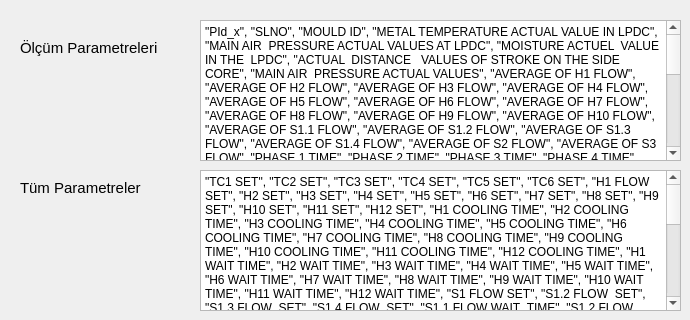
   <widget class="QWidget" name="tab_parameters">
    <attribute name="title">
     <string>Parametreler</string>
    </attribute>
    <widget class="QLabel" name="olcum_param_label">
     <property name="geometry">
      <rect>
       <x>20</x>
       <y>40</y>
       <width>141</width>
       <height>16</height>
      </rect>
     </property>
     <property name="font">
      <font>
       <pointsize>11</pointsize>
      </font>
     </property>
     <property name="text">
      <string>Ölçüm Parametreleri</string>
     </property>
    </widget>
    <widget class="QLabel" name="tum_param_label">
     <property name="geometry">
      <rect>
       <x>20</x>
       <y>180</y>
       <width>141</width>
       <height>16</height>
      </rect>
     </property>
     <property name="font">
      <font>
       <pointsize>11</pointsize>
      </font>
     </property>
     <property name="text">
      <string>Tüm Parametreler</string>
     </property>
    </widget>
    <widget class="QPlainTextEdit" name="tum_param_text">
     <property name="geometry">
      <rect>
       <x>200</x>
       <y>170</y>
       <width>481</width>
       <height>141</height>
      </rect>
     </property>
     <property name="plainText">
      <string>&quot;TC1 SET&quot;, &quot;TC2 SET&quot;, &quot;TC3 SET&quot;, &quot;TC4 SET&quot;, &quot;TC5 SET&quot;, &quot;TC6 SET&quot;, &quot;H1 FLOW SET&quot;, &quot;H2 SET&quot;, &quot;H3 SET&quot;, &quot;H4 SET&quot;, &quot;H5 SET&quot;, &quot;H6 SET&quot;, &quot;H7 SET&quot;, &quot;H8 SET&quot;, &quot;H9 SET&quot;, &quot;H10 SET&quot;, &quot;H11 SET&quot;, &quot;H12 SET&quot;, &quot;H1 COOLING TIME&quot;, &quot;H2 COOLING TIME&quot;, &quot;H3 COOLING TIME&quot;, &quot;H4 COOLING TIME&quot;, &quot;H5 COOLING TIME&quot;, &quot;H6 COOLING TIME&quot;, &quot;H7 COOLING TIME&quot;, &quot;H8 COOLING TIME&quot;, &quot;H9 COOLING TIME&quot;, &quot;H10 COOLING TIME&quot;, &quot;H11 COOLING TIME&quot;, &quot;H12 COOLING TIME&quot;, &quot;H1 WAIT TIME&quot;, &quot;H2 WAIT TIME&quot;, &quot;H3 WAIT TIME&quot;, &quot;H4 WAIT TIME&quot;, &quot;H5 WAIT TIME&quot;, &quot;H6 WAIT TIME&quot;, &quot;H7 WAIT TIME&quot;, &quot;H8 WAIT TIME&quot;, &quot;H9 WAIT TIME&quot;, &quot;H10 WAIT TIME&quot;, &quot;H11 WAIT TIME&quot;, &quot;H12 WAIT TIME&quot;, &quot;S1 FLOW SET&quot;, &quot;S1.2 FLOW  SET&quot;, &quot;S1.3 FLOW  SET&quot;, &quot;S1.4 FLOW  SET&quot;, &quot;S1.1 FLOW WAIT .TIME&quot;, &quot;S1.2 FLOW WAIT .TIME&quot;, &quot;S1.3 FLOW WAIT .TIME&quot;, &quot;S1.4 FLOW WAIT .TIME&quot;, &quot;S1.1 COOLING  TIME&quot;, &quot;S1.2 COOLING TIME&quot;, &quot;S1.3 COOLING  TIME&quot;, &quot;S1.4 COOLING  TIME&quot;, &quot;S2 FLOW SET&quot;, &quot;S2  FLOW WAIT .TIME&quot;, &quot;S2  COOLING  TIME&quot;, &quot;S3  FLOW  SET&quot;, &quot;S3  FLOW WAIT .TIME&quot;, &quot;S3 COOLING TIME&quot;, &quot;PHASE 1 TIME&quot;, &quot;PHASE 2 TIME&quot;, &quot;PHASE 3 TIME&quot;, &quot;PHASE 4 TIME&quot;, &quot;PHASE 5 TIME&quot;, &quot;PHASE 6 TIME&quot;, &quot;PHASE 7 TIME&quot;, &quot;PHASE 8 TIME&quot;, &quot;PHASE 1 PRESSURE&quot;, &quot;PHASE 2 PRESSURE&quot;, &quot;PHASE 3 PRESSURE&quot;, &quot;PHASE 4 PRESSURE&quot;, &quot;PHASE 5 PRESSURE&quot;, &quot;PHASE 6 PRESSURE&quot;, &quot;PHASE 7 PRESSURE&quot;, &quot;PHASE 8 PRESSURE&quot;, &quot;H1 CONNECTIVITY&quot;, &quot;H2 CONNECTIVITY&quot;, &quot;H3 CONNECTIVITY&quot;, &quot;H4 CONNECTIVITY&quot;, &quot;H5 CONNECTIVITY&quot;, &quot;H6 CONNECTIVITY&quot;, &quot;H7 CONNECTIVITY&quot;, &quot;H8 CONNECTIVITY&quot;, &quot;H9 CONNECTIVITY&quot;, &quot;H10 CONNECTIVITY&quot;, &quot;H11 CONNECTIVITY&quot;, &quot;H12 CONNECTIVITY&quot;, &quot;MAIN  LINE  MINIMUM SET  VALUE PRESSURE  OF AIR AT LPDC&quot;, &quot;MAIN  LINE MAXIMUM SET  VALUE PRESSURE  OF AIR AT LPDC&quot;, &quot;METAL TEMPERATURE SET VALUE IN LPDC&quot;, &quot;scrapflag&quot;</string>
     </property>
    </widget>
    <widget class="QPlainTextEdit" name="olcum_param_text">
     <property name="geometry">
      <rect>
       <x>200</x>
       <y>20</y>
       <width>481</width>
       <height>141</height>
      </rect>
     </property>
     <property name="plainText">
      <string>&quot;PId_x&quot;, &quot;SLNO&quot;, &quot;MOULD ID&quot;, &quot;METAL TEMPERATURE ACTUAL VALUE IN LPDC&quot;, &quot;MAIN AIR  PRESSURE ACTUAL VALUES AT LPDC&quot;, &quot;MOISTURE ACTUEL  VALUE IN THE  LPDC&quot;, &quot;ACTUAL  DISTANCE   VALUES OF STROKE ON THE SIDE CORE&quot;, &quot;MAIN AIR  PRESSURE ACTUAL VALUES&quot;, &quot;AVERAGE OF H1 FLOW&quot;, &quot;AVERAGE OF H2 FLOW&quot;, &quot;AVERAGE OF H3 FLOW&quot;, &quot;AVERAGE OF H4 FLOW&quot;, &quot;AVERAGE OF H5 FLOW&quot;, &quot;AVERAGE OF H6 FLOW&quot;, &quot;AVERAGE OF H7 FLOW&quot;, &quot;AVERAGE OF H8 FLOW&quot;, &quot;AVERAGE OF H9 FLOW&quot;, &quot;AVERAGE OF H10 FLOW&quot;, &quot;AVERAGE OF S1.1 FLOW&quot;, &quot;AVERAGE OF S1.2 FLOW&quot;, &quot;AVERAGE OF S1.3 FLOW&quot;, &quot;AVERAGE OF S1.4 FLOW&quot;, &quot;AVERAGE OF S2 FLOW&quot;, &quot;AVERAGE OF S3 FLOW&quot;, &quot;PHASE 1 TIME&quot;, &quot;PHASE 2 TIME&quot;, &quot;PHASE 3 TIME&quot;, &quot;PHASE 4 TIME&quot;, &quot;PHASE 5 TIME&quot;, &quot;PHASE 6 TIME&quot;, &quot;PHASE 7 TIME&quot;, &quot;PHASE 8 TIME&quot;, &quot;PHASE 1 PRESSURE&quot;, &quot;PHASE 2 PRESSURE&quot;, &quot;PHASE 3 PRESSURE&quot;, &quot;PHASE 4 PRESSURE&quot;, &quot;PHASE 5 PRESSURE&quot;, &quot;PHASE 6 PRESSURE&quot;, &quot;PHASE 7 PRESSURE&quot;, &quot;PHASE 8 PRESSURE&quot;, &quot;H1 WAIT TIME&quot;, &quot;H2 WAIT TIME&quot;, &quot;H3 WAIT TIME&quot;, &quot;H4 WAIT TIME&quot;, &quot;H5 WAIT TIME&quot;, &quot;H6 WAIT TIME&quot;, &quot;H7 WAIT TIME&quot;, &quot;H8 WAIT TIME&quot;, &quot;H9 WAIT TIME&quot;, &quot;H10 WAIT TIME&quot;, &quot;H11 WAIT TIME&quot;, &quot;H12 WAIT TIME&quot;, &quot;H1 COOLING TIME&quot;, &quot;H2 COOLING TIME&quot;, &quot;H3 COOLING TIME&quot;, &quot;H4 COOLING TIME&quot;, &quot;H5 COOLING TIME&quot;, &quot;H6 COOLING TIME&quot;, &quot;H7 COOLING TIME&quot;, &quot;H8 COOLING TIME&quot;, &quot;H9 COOLING TIME&quot;, &quot;H10 COOLING TIME&quot;, &quot;H11 COOLING TIME&quot;, &quot;H12 COOLING TIME&quot;, &quot;S1.1 FLOW WAIT .TIME&quot;, &quot;S1.1 COOLING  TIME&quot;, &quot;S1.2 FLOW WAIT .TIME&quot;, &quot;S1.2 COOLING TIME&quot;, &quot;S1.3 FLOW WAIT .TIME&quot;, &quot;S1.3 COOLING  TIME&quot;, &quot;S1.4 FLOW WAIT .TIME&quot;, &quot;S1.4 COOLING  TIME&quot;, &quot;S2  FLOW WAIT .TIME&quot;, &quot;S2  COOLING  TIME&quot;, &quot;S3  FLOW WAIT .TIME&quot;, &quot;S3 COOLING TIME&quot;, &quot;scrapflag&quot;, &quot;Mould&quot;, &quot;Model&quot;, &quot;EId&quot;, &quot;ACTUAL MAIN  LINE TEMPERATURE OF WATER&quot;</string>
     </property>
    </widget>
   </widget>
